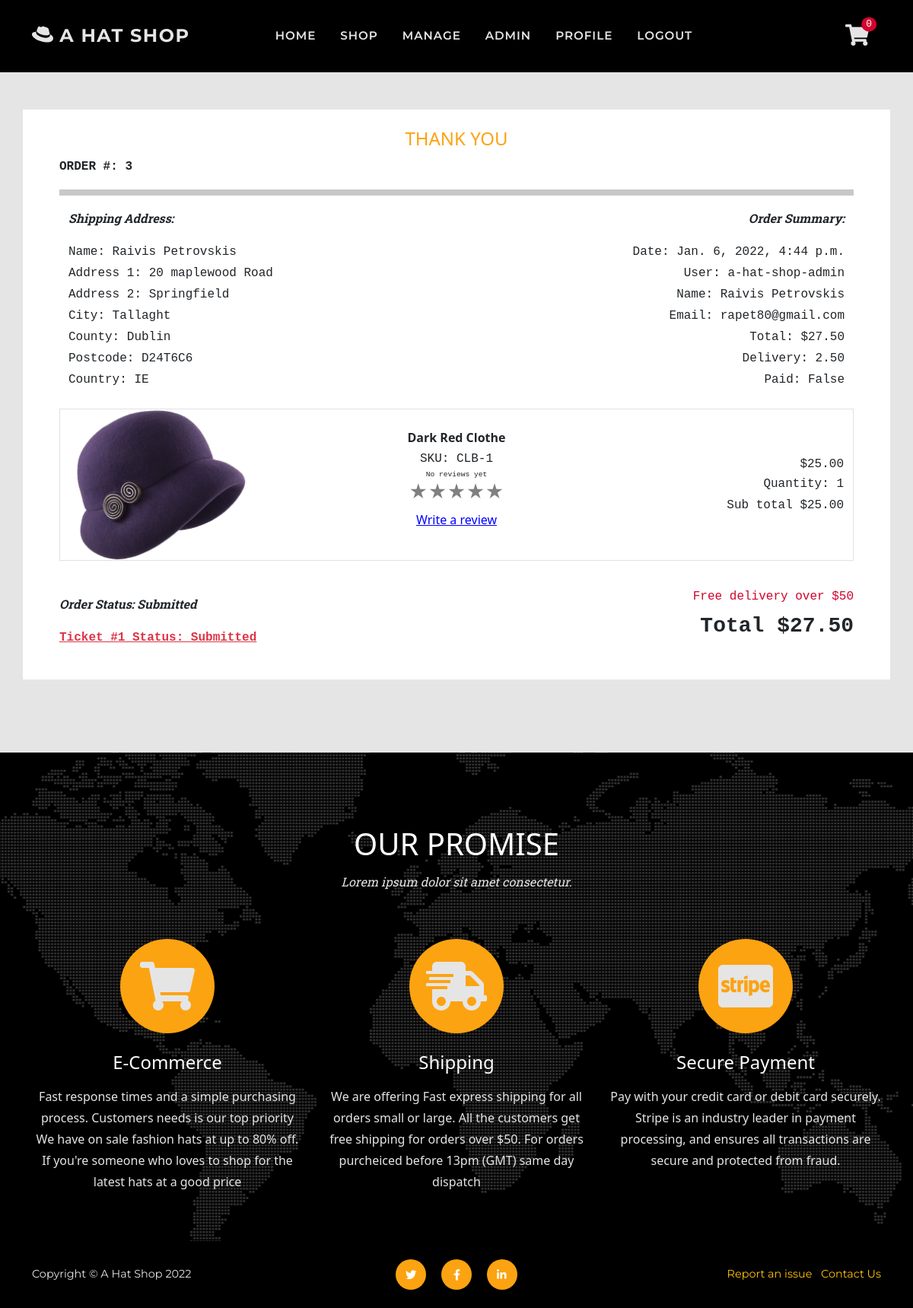
The app's page /user/order_history/FFB89DEE78DB473AAFF585FEDD5A8161 (signed in) with its own data.
### checkout/models.py (models this page shows, shortened)
class Order(models.Model):
    SUBMITTED = 'Submitted'
    PAYMENT = 'Payment received'
    PROCESSED = 'Proccessed'
    SHIPPED = 'Shipped'
    CANCELLED = 'Cancelled'
    COMPLETED = 'Completed'
    ORDER_STATUS = [
        (SUBMITTED, 'Submitted'),
        (PAYMENT, 'Payment received'),
        (PROCESSED, 'Proccessed'),
        (SHIPPED, 'Shipped'),
        (CANCELLED, 'Cancelled'),
        (COMPLETED, 'Completed'),
    ]
    date = models.DateTimeField(auto_now_add=True)
    status = models.CharField(
        max_length=50, default=SUBMITTED, choices=ORDER_STATUS)
    order_number = models.CharField(
        max_length=32, null=False, editable=False)
    total = models.DecimalField(
        max_digits=10, decimal_places=2, default=0)
    delivery = models.DecimalField(
        max_digits=6, decimal_places=2, default=0)
    items = models.TextField(
        null=False, blank=False, default='')
    stripe_pid = models.CharField(
        max_length=254, null=False, blank=False, default='')
    paid = models.BooleanField(default=False)
    user_profile = models.ForeignKey(
        User, on_delete=models.SET_NULL,
        null=True, blank=True, related_name='orders')
    full_name = models.CharField(max_length=50)
    email = models.EmailField(max_length=50)
    shipping_name = models.CharField(max_length=50)
    address_line_1 = models.CharField(max_length=100)
    address_line_2 = models.CharField(max_length=100, blank=True)
    city = models.CharField(max_length=60)
    county = models.CharField(max_length=60, blank=True)
    postcode = models.CharField(max_length=30, blank=True)
    country = CountryField(blank_label='Country')

class OrderLine(models.Model):
    product = models.ForeignKey(Product, on_delete=models.CASCADE)
    quantity = models.IntegerField(default=1)
    order = models.ForeignKey(Order, on_delete=models.CASCADE,
                              related_name='lineitems')
    product_total = models.DecimalField(
        max_digits=6, decimal_places=2, editable=False, default=0)

### shop/models.py (models this page shows, shortened)
class Product(models.Model):
    sku = models.CharField(max_length=60)
    category = models.ForeignKey(
        'Category', null=True, blank=True,
        on_delete=models.SET_NULL)
    style = models.CharField(max_length=60)
    color = models.CharField(max_length=60)
    name = models.CharField(max_length=60)
    description = models.TextField(max_length=250)
    price = models.DecimalField(
        max_digits=6, decimal_places=2)
    image = models.ImageField(null=True, blank=True)
    sale = models.BooleanField(default=False)
    sale_price = models.DecimalField(
        max_digits=6, decimal_places=2,
        null=True, blank=True)
    item_count = models.IntegerField(
        blank=False, null=False, default=0)
    rating = models.DecimalField(
        max_digits=6, decimal_places=2,
        null=True, blank=True)
    rating_counter = models.PositiveSmallIntegerField(default=0)

### support/models.py (models this page shows, shortened)
class CustomerSuport(models.Model):
    SUBMITTED = 'Submitted'
    REVIEW = 'In Review'
    RESOLVED = 'Resolved'
    SELECT = 'Select'
    ORDER = 'Order'
    PRODUCT = 'Product'
    ACCOUNT = 'Account'
    ISSUE_CHOICES = [
        (SELECT, 'Select'),
        (ORDER, 'Order'),
        (PRODUCT, 'Product'),
        (ACCOUNT, 'Account'),
    ]
    STATUS_CHOICES = [
        (SUBMITTED, 'Submitted'),
        (REVIEW, 'In Review'),
        (RESOLVED, 'Resolved'),
    ]
    status = models.CharField(
        max_length=60, default=SUBMITTED,
        choices=STATUS_CHOICES)
    user_profile = models.ForeignKey(
        User, on_delete=models.CASCADE,
        related_name='user_support')
    issue = models.CharField(
        max_length=60, default=SELECT,
        choices=ISSUE_CHOICES)
    message = models.TextField(max_length=500)
    order_line = models.ForeignKey(
        OrderLine, on_delete=models.CASCADE,
        related_name='orderline_support', null=True)
    order = models.ForeignKey(
        Order, on_delete=models.CASCADE,
        related_name='order_support', null=True)
    date = models.DateTimeField(auto_now_add=True)

### customers/views.py (the view, shortened to what this page needs)
# urls.py: path('order_history/<order_number>',
@login_required
def order_history(request, order_number):
    order = get_object_or_404(Order, order_number=order_number)
    profile = request.user
    if not profile.is_superuser:
        if not order.user_profile == profile:
            messages.error(request,  'Only order owner can view this page')
            return redirect(reverse('home'))
    admin = False
    status_form = None
    issues = CustomerSuport.objects.all()
    try:
        issue = issues.get(order=order)
    except CustomerSuport.DoesNotExist:
        issue = None
    order_reviews = profile.user_review.filter(
        order__order_number=order_number)
    order_list = list()
    for i in order_reviews:
        order_list.append(i.product.id)
    template = 'checkout/checkout-success.html'
    context = {
        'status_form': status_form,
        'issue': issue,
        'order_list': order_list,
        'order': order,
        'from_profile': True,
        'admin': admin,
    }
    return render(request, template, context)

### cart/contexts.py (called while the page is built, shortened)
def cart_contents(request):
    cart_items = []
    total = 0
    before = 0
    item_count = 0
    availability = 0
    cart = request.session.get('cart', {})
    if total < 50:
        delivery = total * Decimal(10 / 100)
        free_deivery = 50 * total
    else:
        delivery = 0
        free_deivery = 0
    delivery = round(delivery, 2)
    grand_total = delivery + total
    grand_total = round(grand_total, 2)
    context = {
        'cart_items': cart_items,
        'total': total,
        'before': before,
        'item_count': item_count,
        'delivery': delivery,
        'free_deivery': free_deivery,
        'deivery_treshold': 10,
        'grand_total': grand_total,
    }
    return context

### reviews/contexts.py (called while the page is built)
def review_context(request):
    review_items = ProductReview.objects.all()
    context = {
        'review_items': review_items,
    }
    return context

### support/contexts.py (called while the page is built, shortened)
def message_context(request):
    unread_messages_count = 0
    user_messages = None
    all_messages = Message.objects.all()
    if request.user.is_authenticated:
        profile = request.user
        user_messages = []
        if not request.user.is_superuser:
            if all_messages:
                issues = profile.user_support.all().exclude(status='Resolved')
        else:
            issues = CustomerSuport.objects.all()
        filtered_mesages = all_messages.exclude(
            user=profile).exclude(unread=False)
    context = {
        'unread_messages_count': unread_messages_count,
        'user_messages': user_messages,
    }
    return context

### checkout/templates/checkout/checkout-success.html (shortened to what this page needs)
{% extends 'base.html' %}
{% load static %}
{% block page_header %}
<header class="py-5">
</header>
{% endblock %}
{% block content %}
<section class="page-section">
    <div class="container bg-white p-4 px-lg-5">
        <div class="col-12 text-uppercase text-center h4 text-warning">Thank You</div>
        <div class="row m-0 p-0">
            <p class="px-0 fw-bolder text-uppercase font-monospace">Order #: {{ order.id }}</p>
            <hr class="p-1">
            <div class="col-md-6">
                <p class="text-italic fw-bolder">Shipping Address:</p>
                <p class="mb-0 font-monospace">Name: {{ order.shipping_name }}</p>
                <p class="mb-0 font-monospace">Address 1: {{ order.address_line_1 }}</p>
                {% if order.address_line_2 %}
                <p class="mb-0 font-monospace">Address 2: {{ order.address_line_2 }}</p>
                {% endif %}
                <p class="mb-0 font-monospace">City: {{ order.city }}</p>
                {% if order.county %}
                <p class="mb-0 font-monospace">County: {{ order.county }}</p>
                {% endif %}
                {% if order.postcode %}
                <p class="mb-0 font-monospace">Postcode: {{ order.postcode }}</p>
                {% endif %}
                <p class="mb-0 font-monospace">Country: {{ order.country }}</p>
            </div>
            <div class="col-md-6 text-md-end">
                <p class="text-italic fw-bolder">Order Summary:</p>
                <p class="mb-0 font-monospace">Date: {{ order.date }}</p>
                <p class="mb-0 font-monospace">User: {{ order.user_profile }}</p>
                <p class="mb-0 font-monospace">Name: {{ order.full_name }}</p>
                <p class="mb-0 font-monospace">Email: {{ order.email }}</p>
                <p class="mb-0 font-monospace">Total: ${{ order.total }}</p>
                <p class="mb-0 font-monospace">Delivery: {{ order.delivery }}</p>
                <p class="mb-0 font-monospace">Paid: {{ order.paid }}</p>
            </div>
        </div>
        {% include 'includes/order-line-items.html' %}
        <div class="cart-conteiner bg-white row align-items-center mt-2 mt-sm-4">
            <div class="col-6">
                <div>
                    <p class="text-italic fw-bolder">Order Status: {{ order.status }}</p>
                    {% if from_profile %}
                    <div class="mt-3">
                        {% if issue %}
                        {% if issue.status == 'Resolved' %}
                        <a href="{% url 'messages_view' issue.id %}" class="m-0 link-success fw-bolder font-monospace"> Ticket #{{ issue.id }} Status: {{ issue.status }}</a>
                        {% else %}
                        <a href="{% url 'messages_view' issue.id %}" class="m-0 link-danger fw-bolder font-monospace"> Ticket #{{ issue.id }} Status: {{ issue.status }}</a>
                        {% endif %}
                        {% else %}
                        <a href="{% url 'submit' order.order_number %}">Report an issue</a>
                        {% endif %}
                    </div>
                    {% endif %}
                </div>
            </div>
            <div class="col-6 h4 fw-bolder font-monospace text-end">
                <p>
                    {% if delivery != 0 %}
                    <span class="font-monospace h6">Delivery: {{ delivery }}</span> <br>
                    {% else %}
                    <span class="text-danger m-0 h6 font-monospace">Free delivery over $50</span> <br>
                    {% endif %}
                    <span class="h3 fw-bold font-monospace">Total ${{ order.total }} </span>
                </p>
            </div>
        </div>
    </div>
    {% include 'includes/forms/order-status-form.html' %}
</section>
{% endblock %}

### checkout/templates/includes/order-line-items.html (shortened to what this page needs)
{% load thumbnail %}
{% for item in order.lineitems.all %}
<div class="cart-conteiner border mx-0 px-0 bg-white row align-items-center mt-2 mt-sm-4">
    <div class="col-6 col-sm-3 order-2 order-sm-1 position-relative">
        {% thumbnail item.product.image "150" as im %}
        <a class="" href="{% url 'shop_item' item.product.id %}">
            <div class="h-100 d-flex align-items-center ">
                <img class="card-img-top" src="{{ im.url }}" alt="{{ item.product.name }}" />
            </div>
        </a>
        {% endthumbnail %}
    </div>
    <div class="col-12 col-sm-6 order-1 order-sm-2 product text-center">
        <p class="text-capitalize mb-0 fw-bolder">{{ item.product.name }}</p>
        <p class="text-capitalize mb-0 font-monospace">SKU: {{ item.product.sku }}</p>
        <div class="star_container d-flex flex-column align-items-center">
            {% if item.product.rating %}
            <a href="{% url 'all_reviews' item.product.id %}">
                <div class="stars h4 text-warning"
                    style="background-image: linear-gradient(to right, orange, orange {% widthratio item.product.rating 5 100 %}%, gray {% widthratio item.product.rating 5 100 %}%, gray 100%)">
                    ★★★★★
                </div>
            </a>
            {% else %}
            <span class="time font-monospace">No reviews yet</span>
            <div class="stars h4 text-warning" style="background-image: linear-gradient(to right, gray, gray)">
                ★★★★★
            </div>
            {% endif %}
        </div>
        {% if order.user_profile and from_profile and not order.status == 'Cancelled' %}
        {% if not item.product.id in order_list %}
        <p><a href="{% url 'review_view' item.product.id  %}?order_id={{ order.order_number }}">Write a
                review</a></p>
        {% else %}
        <p><a href="{% url 'review_view' item.product.id  %}?order_id={{ order.order_number }}">View Your
                review</a></p>
        {% endif %}
        {% endif %}
    </div>
    <div class="col-3 col-6 col-sm-3 order-2 order-sm-3">
        <div class="text-end">
            {% if item.product.sale %}
            <span
                class="text-decoration-line-through text-danger  font-monospace">${{ item.product.price }}</span>
            <span class="text-danger  font-monospace">${{ item.product.sale_price }} </span>
            {% else %}
            <span class="font-monospace">${{ item.product.price }}</span>
            {% endif %}
            <p class="mb-0 font-monospace">Quantity: {{ item.quantity }}</p>
            <p class="mb-0 font-monospace">Sub total ${{ item.product_total }} </p>
        </div>
    </div>
</div>
{% endfor %}

### static/css/base.css (style rules this page uses)
:root { --bs-warning: #fca311; --bs-white: #ffffff; --bs-gray: #292929; --bs-light: #e5e5e5; --bs-dark: #000000; --bs-danger: #d2042d; --bs-success: #6a994e; --bs-primary: #292929; --bs-secondary: #e5e5e5; --bs-primary-rgb: 41, 41, 41; --bs-secondary-rgb: 229, 229, 229; --bs-warning-rgb: 252, 163, 17; --bs-success-rgb: 106, 153, 78; --bs-danger-rgb: 210, 4, 45; --bs-white-rgb: 255, 255, 255; --bs-light-rgb: 229, 229, 229; --bs-dark-rgb: 0, 0, 0; }
.text-italic { font-weight: 400; font-style: italic; font-family: "Roboto Slab", -apple-system, BlinkMacSystemFont, "Segoe UI", Roboto, "Helvetica Neue", Arial, sans-serif, "Apple Color Emoji", "Segoe UI Emoji", "Segoe UI Symbol", "Noto Color Emoji"; }
html { scroll-padding-top: 4.5rem; }
body { position: relative; overflow-x: hidden; background-color: #e5e5e5; }
p { line-height: 1.75; }
a { color: blue; }
section, .page-section { padding: 3rem 0; }
@media (min-width: 768px) { section { padding: 6rem 0; } }
.time { font-size: .6rem; }

### reviews/static/css/reviews.css (style rules this page uses)
.stars { background-clip: text; -webkit-background-clip: text; -webkit-text-fill-color: transparent; color: transparent; width: fit-content; }

### records on screen
Order: id "3", shipping_name "Raivis Petrovskis", address_line_1 "20 maplewood Road", address_line_2 "Springfield", city "Tallaght", county "Dublin", postcode "D24T6C6", country "IE", date "Jan. 6, 2022, 4:44 p.m.", user_profile "a-hat-shop-admin", full_name "Raivis Petrovskis", email "rapet80@gmail.com", total "27.50", delivery "2.50", paid "False", status "Submitted"
OrderLine: product.name "Dark Red Clothe", product.sku "CLB-1", shows "No reviews yet", product.price "25.00", quantity "1", product_total "25.00"
CustomerSuport: id "1", status "Submitted"

### other values on screen
{{ item_count }} "0"
